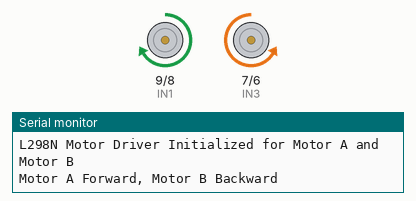
Recording of a sketch running on a simulated Arduino Uno, built with avr-gcc and run on an emulated ATmega328P. On the bench: motor-driver pin pairs drawn as motors (green arrow = first pin HIGH = forward, orange = second pin HIGH = backward, longer = more drive, scaled by the enable pin), the last lines printed to the serial monitor.

Above: at 1.5 s.
At 4.5 s:
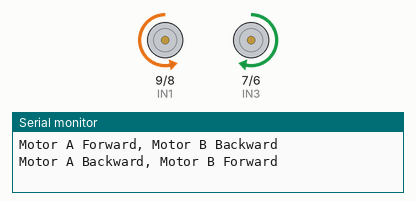
At 7.0 s:
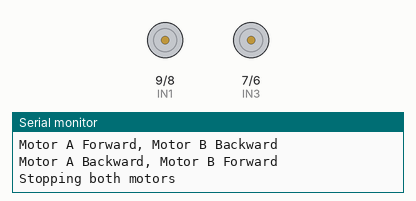
Timing chart, 0 to 10.4 s (numbered marks = the images above):
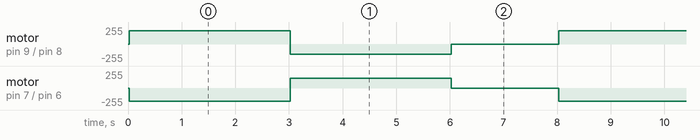

The sketch:

L298N-Dual.ino
```cpp
// Motor A pins
#define IN1 9
#define IN2 8
#define ENA 10

// Motor B pins
#define IN3 7
#define IN4 6
#define ENB 5


//amp draw is too high, currently searching for alternative.
//only one motor  is working currently, try L298N-Single/L298N-Single.ino for usage of one motor

enum MotorState { STOP, FORWARD, BACKWARD };

void setupMotorDriver() {
  pinMode(IN1, OUTPUT);
  pinMode(IN2, OUTPUT);
  pinMode(ENA, OUTPUT);

  pinMode(IN3, OUTPUT);
  pinMode(IN4, OUTPUT);
  pinMode(ENB, OUTPUT);

  stopMotorA();
  stopMotorB();
}

void setMotorAState(MotorState state, int speed = 255) {
  speed = constrain(speed, 0, 255);
  analogWrite(ENA, speed);
  switch (state) {
    case FORWARD:
      digitalWrite(IN1, HIGH);
      digitalWrite(IN2, LOW);
      break;
    case BACKWARD:
      digitalWrite(IN1, LOW);
      digitalWrite(IN2, HIGH);
      break;
    case STOP:
    default:
      stopMotorA();
      break;
  }
}

void setMotorBState(MotorState state, int speed = 255) {
  speed = constrain(speed, 0, 255);
  analogWrite(ENB, speed);
  switch (state) {
    case FORWARD:
      digitalWrite(IN3, HIGH);
      digitalWrite(IN4, LOW);
      break;
    case BACKWARD:
      digitalWrite(IN3, LOW);
      digitalWrite(IN4, HIGH);
      break;
    case STOP:
    default:
      stopMotorB();
      break;
  }
}

void stopMotorA() {
  digitalWrite(IN1, LOW);
  digitalWrite(IN2, LOW);
  analogWrite(ENA, 0);
}

void stopMotorB() {
  digitalWrite(IN3, LOW);
  digitalWrite(IN4, LOW);
  analogWrite(ENB, 0);
}

// Setup function
void setup() {
  setupMotorDriver();
  Serial.begin(9600);
  Serial.println("L298N Motor Driver Initialized for Motor A and Motor B");
}

void loop() {
  Serial.println("Motor A Forward, Motor B Backward");
  setMotorAState(FORWARD, 200);
  setMotorBState(BACKWARD, 200);
  delay(3000);

  Serial.println("Motor A Backward, Motor B Forward");
  setMotorAState(BACKWARD, 150);
  setMotorBState(FORWARD, 150);
  delay(3000);

  Serial.println("Stopping both motors");
  stopMotorA();
  stopMotorB();
  delay(2000);
}
```

Measured:
- by itself, motor on pin 9 (IN1) / pin 8 (IN2): repeats every 8.0 s: backward 150/255 3.0 s, stopped 2.0 s, forward 200/255 3.0 s
- by itself, motor on pin 7 (IN3) / pin 6 (IN4): repeats every 8.0 s: forward 150/255 3.0 s, stopped 2.0 s, backward 200/255 3.0 s
